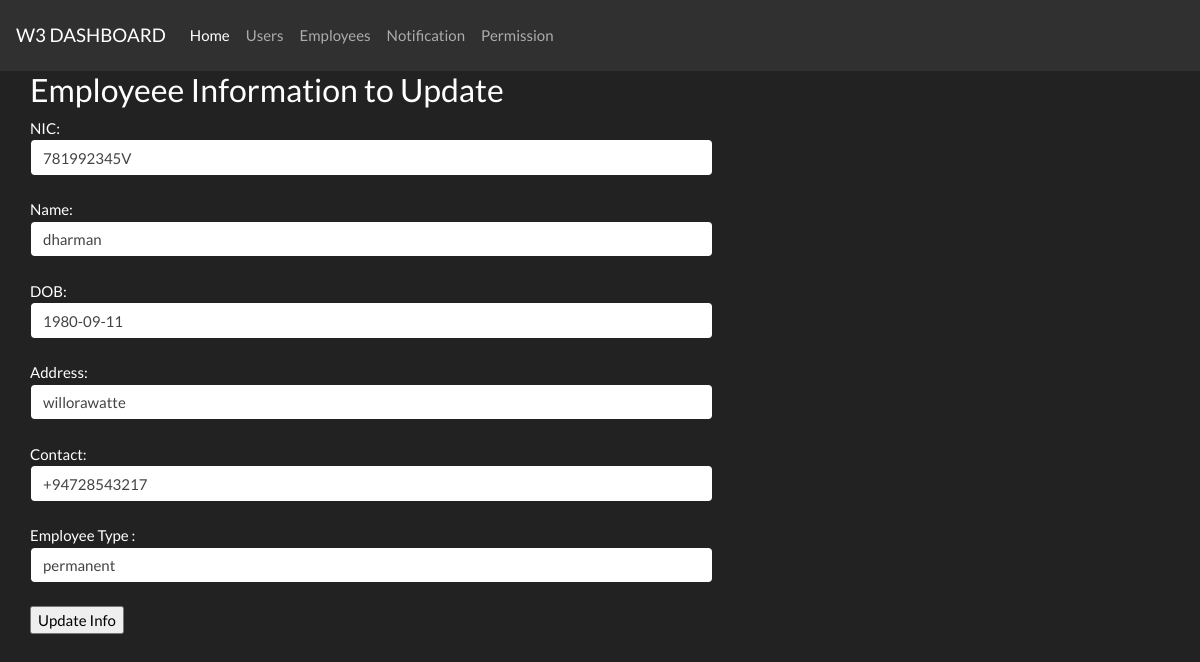
The app's page /view/user/employeeUpdate.php?updateid=1 (signed in) with its own data.
### tables this page shows
CREATE TABLE `employee` (
  `emp_id` int(10) NOT NULL,
  `nic` varchar(15) NOT NULL,
  `emp_name` varchar(255) NOT NULL,
  `dob` date NOT NULL,
  `emp_address` varchar(50) NOT NULL,
  `contact_num` varchar(20) NOT NULL,
  `emp_type` varchar(20) NOT NULL
);

### model/employeeModel.php (called while the page is built, shortened)
<?php
require_once("./../../inc/config.php");
function getSingleEmployeeDB($id){
    global $conn;
    $query = "select * from employee WHERE emp_id = '".$id."'";
    $result = mysqli_query($conn,$query);
    return $result;
}
?>

### controller/user/employeeController.php (called while the page is built, shortened)
<?php
require_once("./../../model/employeeModel.php");
class Employee{
    function getSingleEmployee($id){
        $res = getSingleEmployeeDB($id);
        return $res;
    }
}
?>

### view/user/employeeUpdate.php (the view)
<?php
require_once('./../../controller/user/employeeController.php');
require_once('./userHeader.php');
if (isset($_GET['updateid'])) {
    $emp = new Employee();
    $emp_details = $emp->getSingleEmployee($_GET['updateid']);
    $row = mysqli_fetch_array($emp_details);
}
?>
<div class="container">
    <div class="row">
    <div class="col-7">
    <h3>Employeee Information to Update</h3>
    <form method="post" action="./../../controller/user/employeeController.php">
        NIC:<br>
		<input type="text" class="form-control" name="emp_nic" value="<?php echo $row["nic"]; ?>">
		<br>
        Name:<br>
		<input type="text" class="form-control" name="emp_name" value="<?php echo $row["emp_name"]; ?>">
		<br>
		DOB:<br>
		<input type="text" class="form-control" name="emp_dob" value="<?php echo $row["dob"]; ?>">
		<br>
		Address:<br>
		<input type="textarea" class="form-control" name="emp_address" value="<?php echo $row["emp_address"]; ?>">
		<br>
		Contact:<br>
		<input type="text" class="form-control" name="emp_contact" placeholder="+94123456789" value="<?php echo $row["contact_num"]; ?>">
        <br>
		Employee Type :<br>
		<input type="text" class="form-control" name="emp_type" placeholder="permanent/temporary/contract" value="<?php echo $row["emp_type"]; ?>">
        <br>
		<input type="submit" name="empUpdateDetails" value="Update Info">
	</form>
    </div>
    </div>
    </div>
</body>
</html>

### records on screen
employee: emp_nic "781992345V", emp_name "dharman", emp_dob "1980-09-11", emp_address "willorawatte", emp_contact "+94728543217", emp_type "permanent"
